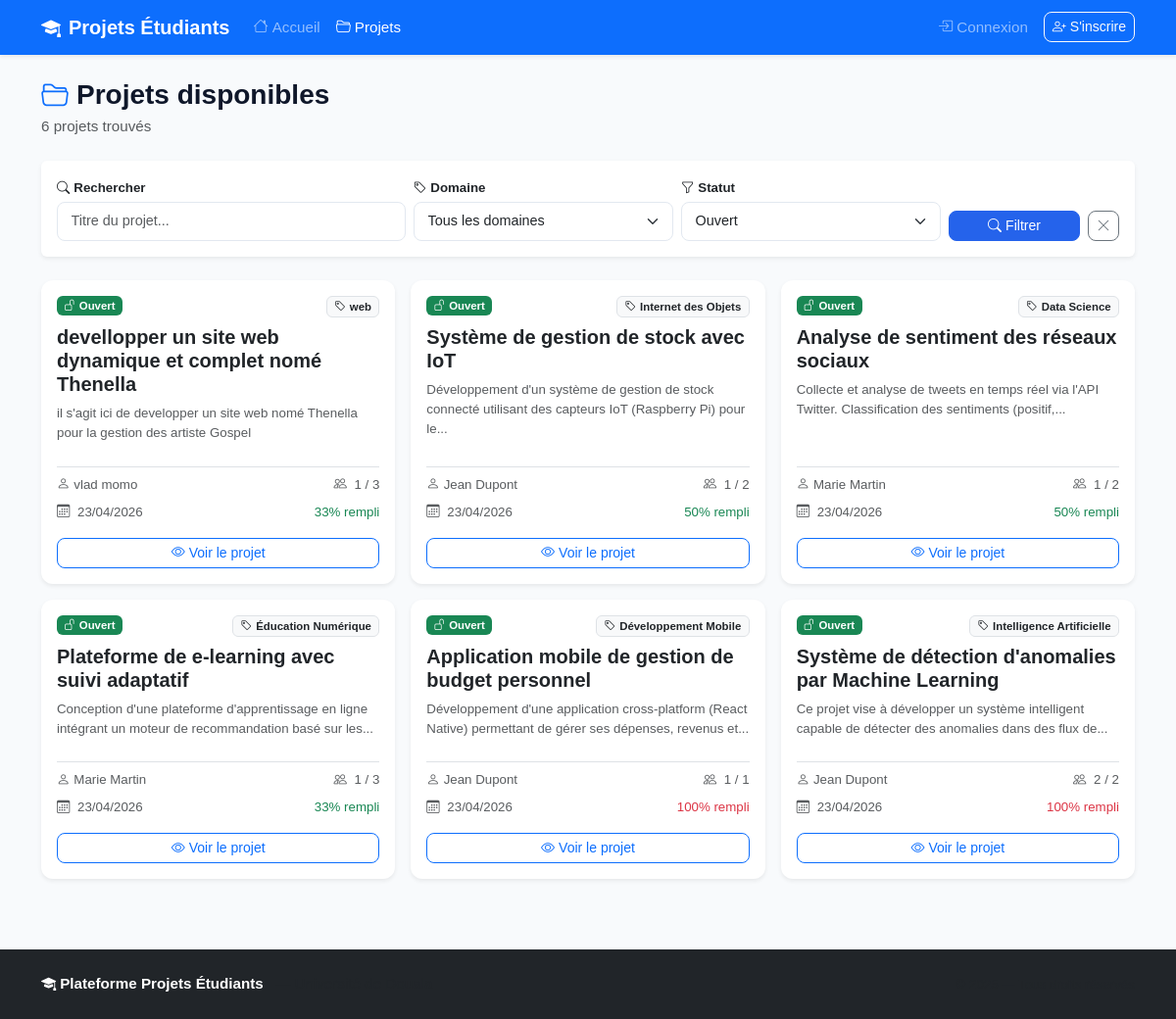
/projects/, run on the app's committed database.
### app/models/project.py (models this page shows, shortened)
class Project(db.Model):
    __tablename__ = "projects"
    id = db.Column(db.Integer, primary_key=True)
    title = db.Column(db.String(200), nullable=False)
    description = db.Column(db.Text, nullable=False)
    domain = db.Column(db.String(100), nullable=False)
    max_students = db.Column(db.Integer, default=1, nullable=False)
    status = db.Column(db.String(20), default="open", nullable=False)
    teacher_id = db.Column(db.Integer, db.ForeignKey("users.id"), nullable=False)
    created_at = db.Column(db.DateTime, default=datetime.utcnow)
    updated_at = db.Column(db.DateTime, default=datetime.utcnow, onupdate=datetime.utcnow)
    applications = db.relationship(
        "Application",
        backref="project",
        lazy="dynamic",
        cascade="all, delete-orphan",
    )
    @property
    def applications_count(self) -> int:
        return self.applications.count()

### app/models/user.py (models this page shows, shortened)
class User(UserMixin, db.Model):
    __tablename__ = "users"
    id = db.Column(db.Integer, primary_key=True)
    email = db.Column(db.String(120), unique=True, nullable=False, index=True)
    password_hash = db.Column(db.String(200), nullable=False)
    first_name = db.Column(db.String(50), nullable=False)
    last_name = db.Column(db.String(50), nullable=False)
    role = db.Column(db.String(20), nullable=False, default="student")
    is_active = db.Column(db.Boolean, default=True, nullable=False)
    created_at = db.Column(db.DateTime, default=datetime.utcnow)
    projects = db.relationship(
        "Project",
        backref="teacher",
        lazy="dynamic",
        foreign_keys="Project.teacher_id",
    )
    applications = db.relationship(
        "Application",
        backref="student",
        lazy="dynamic",
        foreign_keys="Application.student_id",
    )
    @property
    def full_name(self) -> str:
        return f"{self.first_name} {self.last_name}"

### app/routes/projects.py (the view)
@projects_bp.route("/")
def list():
    page = request.args.get("page", 1, type=int)
    search = request.args.get("search", "").strip()
    domain = request.args.get("domain", "")
    status = request.args.get("status", "open")
    query = Project.query
    if search:
        query = query.filter(Project.title.ilike(f"%{search}%"))
    if domain:
        query = query.filter_by(domain=domain)
    if status:
        query = query.filter_by(status=status)
    query = query.order_by(Project.created_at.desc())
    projects = query.paginate(page=page, per_page=10, error_out=False)
    domains = db.session.query(Project.domain).distinct().all()
    domains = [d[0] for d in domains]
    return render_template(
        "projects/list.html",
        projects=projects,
        search=search,
        domain=domain,
        status=status,
        domains=domains,
        title="Projets disponibles",
    )

### app/templates/projects/list.html (shortened to what this page needs)
{% extends "base.html" %}
{% block content %}
<div class="d-flex justify-content-between align-items-center mb-4">
    <div>
        <h1 class="h3 fw-bold mb-1">
            <i class="bi bi-folder2-open text-primary me-2"></i>Projets disponibles
        </h1>
        <p class="text-muted mb-0">
            {{ projects.total }} projet{{ 's' if projects.total > 1 else '' }} trouvé{{ 's' if projects.total > 1 else '' }}
        </p>
    </div>
</div>
<div class="card border-0 shadow-sm mb-4">
    <div class="card-body p-3">
        <form method="GET" action="{{ url_for('projects.list') }}" class="row g-2 align-items-end">
            <div class="col-md-4">
                <label class="form-label fw-semibold small mb-1">
                    <i class="bi bi-search me-1"></i>Rechercher
                </label>
                <input type="text" name="search" class="form-control form-control-sm"
                       placeholder="Titre du projet..." value="{{ search }}">
            </div>
            <div class="col-md-3">
                <label class="form-label fw-semibold small mb-1">
                    <i class="bi bi-tag me-1"></i>Domaine
                </label>
                <select name="domain" class="form-select form-select-sm">
                    <option value="">Tous les domaines</option>
                </select>
            </div>
            <div class="col-md-3">
                <label class="form-label fw-semibold small mb-1">
                    <i class="bi bi-funnel me-1"></i>Statut
                </label>
                <select name="status" class="form-select form-select-sm">
                    <option value="open"      {% if status == 'open'      %}selected{% endif %}>Ouvert</option>
                </select>
            </div>
            <div class="col-md-2 d-flex gap-2">
                <button type="submit" class="btn btn-primary btn-sm flex-grow-1">
                    <i class="bi bi-search me-1"></i>Filtrer
                </button>
                <a href="{{ url_for('projects.list') }}" class="btn btn-outline-secondary btn-sm"
                   title="Réinitialiser les filtres">
                    <i class="bi bi-x-lg"></i>
                </a>
            </div>
        </form>
    </div>
</div>
{% if projects.items %}
<div class="row g-3 mb-4">
    {% for project in projects.items %}
    <div class="col-md-6 col-lg-4">
        <div class="card h-100 border-0 shadow-sm project-card">
            <div class="card-body d-flex flex-column">
                <div class="d-flex justify-content-between align-items-start mb-2">
                    <span class="badge
                        {% if project.status == 'open' %}bg-success
                        {% elif project.status == 'closed' %}bg-secondary
                        {% else %}bg-primary{% endif %}">
                        {% if project.status == 'open' %}
                            <i class="bi bi-unlock me-1"></i>Ouvert
                        {% elif project.status == 'closed' %}
                            <i class="bi bi-lock me-1"></i>Fermé
                        {% else %}
                            <i class="bi bi-check-circle me-1"></i>Terminé
                        {% endif %}
                    </span>
                    {% if project.domain %}
                    <span class="badge bg-light text-dark border small">
                        <i class="bi bi-tag me-1"></i>{{ project.domain }}
                    </span>
                    {% endif %}
                </div>
                <h5 class="card-title fw-bold mb-2">{{ project.title }}</h5>
                <p class="card-text text-muted small flex-grow-1">
                    {{ project.description | truncate(110) }}
                </p>
                <div class="border-top pt-2 mt-2">
                    <div class="d-flex justify-content-between text-muted small mb-2">
                        <span title="Enseignant responsable">
                            <i class="bi bi-person me-1"></i>{{ project.teacher.full_name }}
                        </span>
                        <span title="Candidatures / places">
                            <i class="bi bi-people me-1"></i>
                            {{ project.applications_count }} / {{ project.max_students }}
                        </span>
                    </div>
                    <div class="d-flex justify-content-between text-muted small mb-3">
                        <span title="Date de publication">
                            <i class="bi bi-calendar3 me-1"></i>
                            {{ project.created_at.strftime('%d/%m/%Y') }}
                        </span>
                        {% if project.max_students > 0 %}
                        <span>
                            {% set pct = [(project.applications_count / project.max_students * 100), 100] | min | int %}
                            <span class="text-{{ 'danger' if pct >= 100 else 'warning' if pct >= 60 else 'success' }}">
                                {{ pct }}% rempli
                            </span>
                        </span>
                        {% endif %}
                    </div>
                    <a href="{{ url_for('projects.detail', project_id=project.id) }}"
                       class="btn btn-outline-primary btn-sm w-100">
                        <i class="bi bi-eye me-1"></i>Voir le projet
                    </a>
                </div>
            </div>
        </div>
    </div>
    {% endfor %}
</div>
{% endif %}
{% endblock %}

### app/templates/base.html (shortened to what this page needs)
<!DOCTYPE html>
<html lang="fr">
<head>
    <link href="https://cdn.jsdelivr.net/npm/bootstrap@5.3.0/dist/css/bootstrap.min.css" rel="stylesheet">
    <link href="https://cdn.jsdelivr.net/npm/bootstrap-icons@1.11.0/font/bootstrap-icons.css" rel="stylesheet">
    <link rel="stylesheet" href="{{ url_for('static', filename='css/main.css') }}">
</head>
<body class="d-flex flex-column min-vh-100">
    <nav class="navbar navbar-expand-lg navbar-dark bg-primary shadow-sm">
        <div class="container">
            <a class="navbar-brand fw-bold" href="{{ url_for('dashboard.index') }}">
                <i class="bi bi-mortarboard-fill me-2"></i>Projets Étudiants
            </a>
            <div class="collapse navbar-collapse" id="navbarMain">
                <ul class="navbar-nav me-auto mb-2 mb-lg-0">
                    <li class="nav-item">
                        <a class="nav-link {% if request.endpoint == 'dashboard.index' %}active{% endif %}"
                           href="{{ url_for('dashboard.index') }}">
                            <i class="bi bi-house me-1"></i>Accueil
                        </a>
                    </li>
                    <li class="nav-item">
                        <a class="nav-link {% if request.blueprint == 'projects' %}active{% endif %}"
                           href="{{ url_for('projects.list') }}">
                            <i class="bi bi-folder2-open me-1"></i>Projets
                        </a>
                    </li>
                </ul>
                <ul class="navbar-nav ms-auto mb-2 mb-lg-0 align-items-lg-center">
                    {% if current_user.is_authenticated %}
                        {% if current_user.is_student %}
                        <li class="nav-item">
                            <a class="nav-link {% if request.endpoint == 'applications.my_applications' %}active{% endif %}"
                               href="{{ url_for('applications.my_applications') }}">
                                <i class="bi bi-file-earmark-text me-1"></i>Mes candidatures
                            </a>
                        </li>
                        {% endif %}
                        {% if current_user.is_teacher %}
                        <li class="nav-item">
                            <a class="nav-link {% if request.endpoint == 'projects.create' %}active{% endif %}"
                               href="{{ url_for('projects.create') }}">
                                <i class="bi bi-plus-circle me-1"></i>Nouveau projet
                            </a>
                        </li>
                        <li class="nav-item">
                            <a class="nav-link" href="{{ url_for('export.export_projects') }}" title="Exporter mes projets en CSV">
                                <i class="bi bi-download me-1"></i>Export CSV
                            </a>
                        </li>
                        {% endif %}
                        {% if current_user.is_admin %}
                        <li class="nav-item dropdown">
                            <a class="nav-link dropdown-toggle" href="#" role="button"
                               data-bs-toggle="dropdown" aria-expanded="false">
                                <i class="bi bi-shield-check me-1"></i>Admin
                            </a>
                            <ul class="dropdown-menu dropdown-menu-end">
                                <li>
                                    <a class="dropdown-item" href="{{ url_for('admin.users') }}">
                                        <i class="bi bi-people me-2"></i>Utilisateurs
                                    </a>
                                </li>
                                <li>
                                    <a class="dropdown-item" href="{{ url_for('admin.stats') }}">
                                        <i class="bi bi-bar-chart me-2"></i>Statistiques
                                    </a>
                                </li>
                            </ul>
                        </li>
                        {% endif %}
                        <li class="nav-item">
                            <a class="nav-link {% if request.endpoint == 'dashboard.dashboard' %}active{% endif %}"
                               href="{{ url_for('dashboard.dashboard') }}">
                                <i class="bi bi-speedometer2 me-1"></i>Dashboard
                            </a>
                        </li>
                        <li class="nav-item dropdown">
                            <a class="nav-link dropdown-toggle d-flex align-items-center gap-2"
                               href="#" role="button" data-bs-toggle="dropdown" aria-expanded="false">
                                <span class="badge rounded-pill
                                    {% if current_user.is_admin %}bg-danger
                                    {% elif current_user.is_teacher %}bg-warning text-dark
                                    {% else %}bg-success{% endif %}">
                                    {{ current_user.role | capitalize }}
                                </span>
                                <span class="d-none d-lg-inline">{{ current_user.first_name }}</span>
                            </a>
                            <ul class="dropdown-menu dropdown-menu-end">
                                <li><h6 class="dropdown-header">{{ current_user.full_name }}</h6></li>
                                <li><span class="dropdown-item-text text-muted small">{{ current_user.email }}</span></li>
                                <li><hr class="dropdown-divider"></li>
                                <li>
                                    <a class="dropdown-item text-danger" href="{{ url_for('auth.logout') }}">
                                        <i class="bi bi-box-arrow-right me-2"></i>Déconnexion
                                    </a>
                                </li>
                            </ul>
                        </li>
                    {% else %}
                        <li class="nav-item">
                            <a class="nav-link {% if request.endpoint == 'auth.login' %}active{% endif %}"
                               href="{{ url_for('auth.login') }}">
                                <i class="bi bi-box-arrow-in-right me-1"></i>Connexion
                            </a>
                        </li>
                        <li class="nav-item ms-lg-2">
                            <a class="btn btn-outline-light btn-sm"
                               href="{{ url_for('auth.register') }}">
                                <i class="bi bi-person-plus me-1"></i>S'inscrire
                            </a>
                        </li>
                    {% endif %}
                </ul>
            </div>
        </div>
    </nav>
    <main class="container mt-4 mb-5 flex-grow-1">
        {% block content %}{% endblock %}
    </main>
    <footer class="bg-dark text-white mt-auto py-4">
        <div class="container">
            <div class="row align-items-center">
                <div class="col-md-6 text-center text-md-start mb-2 mb-md-0">
                    <span class="fw-bold">
                        <i class="bi bi-mortarboard-fill me-1"></i>Plateforme Projets Étudiants
                    </span>
                    <span class="text-muted ms-2">— Université de Douala</span>
                </div>
                <div class="col-md-6 text-center text-md-end text-muted small">
                </div>
            </div>
        </div>
    </footer>
</body>
</html>

### data on the page
Project: status "open" (drawn), domain "web", title "devellopper un site web dynamique et complet nomé Thenella", description "il s'agit ici de developper un site web nomé Thenella pour la gestion des artiste Gospel", teacher.full_name "vlad momo", applications_count "1", max_students "3", created_at "23/04/2026", pct "33"
Project: status "open" (drawn), domain "Internet des Objets", title "Système de gestion de stock avec IoT", description "Développement d'un système de gestion de stock connecté utilisant des capteurs IoT (Raspberry Pi) pour le...", teacher.full_name "Jean Dupont", applications_count "1", max_students "2", created_at "23/04/2026", pct "50"
Project: status "open" (drawn), domain "Data Science", title "Analyse de sentiment des réseaux sociaux", description "Collecte et analyse de tweets en temps réel via l'API Twitter. Classification des sentiments (positif,...", teacher.full_name "Marie Martin", applications_count "1", max_students "2", created_at "23/04/2026", pct "50"
Project: status "open" (drawn), domain "Éducation Numérique", title "Plateforme de e-learning avec suivi adaptatif", description "Conception d'une plateforme d'apprentissage en ligne intégrant un moteur de recommandation basé sur les...", teacher.full_name "Marie Martin", applications_count "1", max_students "3", created_at "23/04/2026", pct "33"
Project: status "open" (drawn), domain "Développement Mobile", title "Application mobile de gestion de budget personnel", description "Développement d'une application cross-platform (React Native) permettant de gérer ses dépenses, revenus et...", teacher.full_name "Jean Dupont", applications_count "1", max_students "1", created_at "23/04/2026", pct "100"
Project: status "open" (drawn), domain "Intelligence Artificielle", title "Système de détection d'anomalies par Machine Learning", description "Ce projet vise à développer un système intelligent capable de détecter des anomalies dans des flux de...", teacher.full_name "Jean Dupont", applications_count "2", max_students "2", created_at "23/04/2026", pct "100"

### other printed values
{{ projects.total }} "6"
{{ 's' if projects.total > 1 else '' }} "s"
